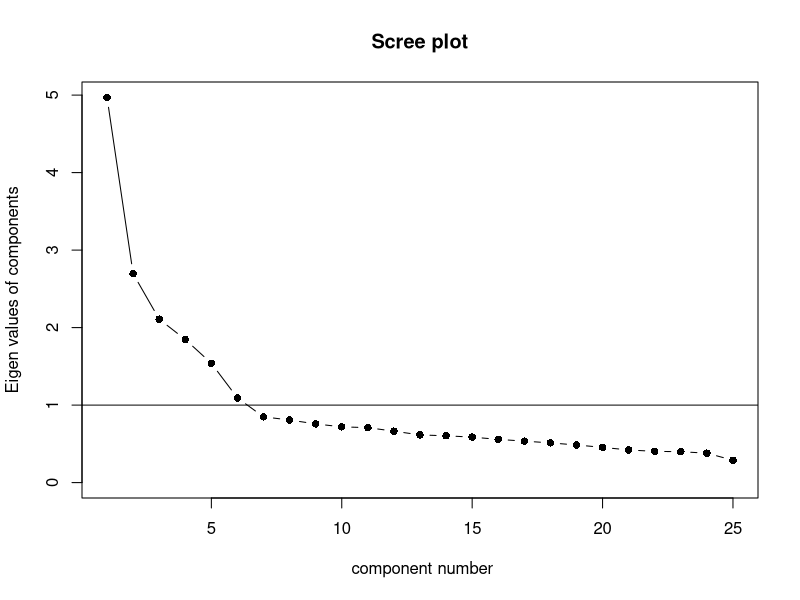
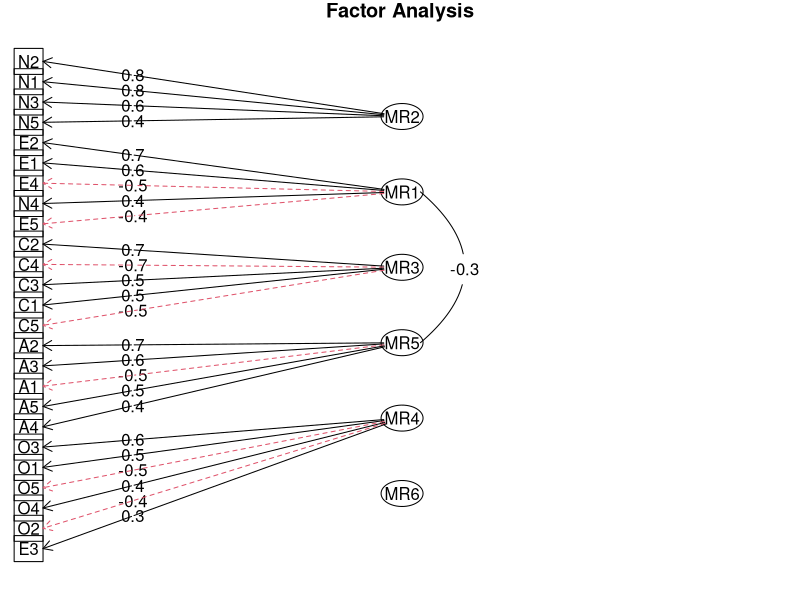

Here is the R script that generated these plots, in order: (Note: this script raises an error after producing the figures.)
## ---- chunk 1
knitr::opts_chunk$set(echo = TRUE)
setwd('C:\\Users\\aleksander.molak\\Documents\\EDU\\DataCamp_-_Factor_Analysis')
## ---- chunk 2
library(psych)
library(sem)
library(dplyr)
## ---- chunk 3
# Using Big Five data from `psych` - drop DEMO data
bfi_ <- bfi %>% select(-c(gender, age, education))
## ---- chunk 4
# Split the data
N <- nrow(bfi_)

indices <- seq(1, N)

indices_EFA <- sample(indices, floor(.5 * N))
indices_CFA <- indices[!(indices %in% indices_EFA)]

bfi_EFA <- bfi_[indices_EFA, ]
bfi_CFA <- bfi_[indices_CFA, ]
## ---- chunk 5
# Calculate the correlation matrix first
bfi_EFA_cor <- cor(bfi_EFA, use = 'pairwise.complete.obs')

# Then use that correlation matrix to calculate eigenvalues
eigenvals <- eigen(bfi_EFA_cor)

# Look at the eigenvalues returned
eigenvals$values
## ---- chunk 6
# Calculate the correlation matrix 
bfi_EFA_cor <- cor(bfi_EFA, use = "pairwise.complete.obs")

# Then use the correlation matrix to create the a scree plot
# NOTE: `factors = FALSE` because we don't want to perform FA
scree(bfi_EFA_cor, factors = FALSE)
## ---- chunk 7
# Let's add parrallel analysis
# parallel = fa.parallel(bfi_EFA,
#  # fm = 'ml',
#  fa = 'fa',
#  n.iter = 50,
#  SMC = TRUE,
#  quant = .95)
## ---- chunk 8
# Scree plot showed 6 factos above 1, let's follow this recommendation
EFA_model <- fa(bfi_EFA, nfactors = 6)
## ---- chunk 9
EFA_model
## ---- chunk 10
EFA_model$loadings
## ---- chunk 11
EFA_5 <- fa(bfi_EFA, nfactors = 5)
EFA_6 <- fa(bfi_EFA, nfactors = 6)
## ---- chunk 12
cat(EFA_5$BIC, EFA_6$BIC)
## ---- chunk 13
fa.diagram(EFA_6)
## ---- chunk 14
EFA_syntax <- structure.sem(EFA_model)
## ---- chunk 15
EFA_syntax
## ---- chunk 16
theory_syntax_manual <- "
AGR: A1, A2, A3, A4, A5     #Agreeableness
CNS: C1, C2, C3, C4, C5     #Conscientiousness
EXT: E1, E2, E3, E4, E5     #Extraversion
NEU: N1, N2, N3, N4, N5     #Neuroticism
OPE: O1, O2, O3, O4, O5     #Openness
"

## ---- chunk 17
theory_syntax <- cfa(text = theory_syntax_manual,
                     reference.indicators = FALSE)

## ---- chunk 18
theory_syntax
## ---- chunk 19
theory_CFA <- sem(theory_syntax, data = bfi_CFA)
EFA_CFA <- sem(EFA_syntax, data = bfi_CFA)
## ---- chunk 20
summary(theory_CFA)
## ---- chunk 21
options(fit.indices = c("CFI", "GFI", "RMSEA", "BIC"))

## ---- chunk 22
theory_CFA <- sem(theory_syntax, data = bfi_CFA)
## ---- chunk 23
summary(theory_CFA)
## ---- chunk 24
# View the first five rows of the EFA loadings
EFA_model$loadings[1:5,]

## ---- chunk 25
# View the first five loadings from the CFA estimated from the EFA results
summary(EFA_CFA)$coeff[1:5,]
## ---- chunk 26
# Extracting factor scores from the EFA model
EFA_scores <- EFA_model$scores

# Calculating factor scores by applying the CFA parameters to the EFA dataset
CFA_scores <- fscores(EFA_CFA, data = bfi_EFA)

# Comparing factor scores from the EFA and CFA results from the bfi_EFA dataset
plot(density(EFA_scores[,1], na.rm = TRUE), 
    xlim = c(-3, 3), ylim = c(0, 1), col = "blue")
lines(density(CFA_scores[,1], na.rm = TRUE), 
    xlim = c(-3, 3), ylim = c(0, 1), col = "red")
## ---- chunk 27
theory_syn_add <- "
AGR: A1, A2, A3, A4, A5
CNS: C1, C2, C3, C4, C5
EXT: E1, E2, E3, E4, E5, N4  # Adding NEU4 to EXT
NEU: N1, N2, N3, N4, N5, E3  # Adding EXT3 to NEU
OPE: O1, O2, O3, O4, O5
"
## ---- chunk 28
# Convert to sem-compatible syntax
theory_syn2 <- cfa(text = theory_syn_add, reference.indicators = FALSE)
## ---- chunk 29
# Fit the model
theory_CFA_add <- sem(model = theory_syn2, data = bfi_CFA)
## ---- chunk 30
summary(theory_CFA_add)
## ---- chunk 31
cat(summary(theory_CFA)$BIC, summary(theory_CFA_add)$BIC)
## ---- chunk 32
anova(theory_CFA, theory_CFA_add)
## ---- chunk 33
cat(summary(theory_CFA)$CFI, summary(theory_CFA_add)$CFI)
## ---- chunk 34
cat(summary(theory_CFA)$RMSEA[1], summary(theory_CFA_add)$RMSEA[1])
